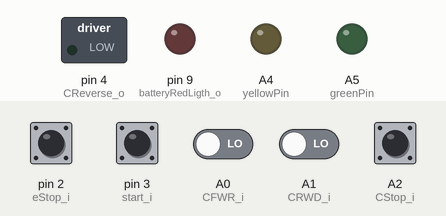
Recording of a program running on a simulated Arduino Uno, built with avr-gcc and run on an emulated ATmega328P. Parts: switched loads named in the program (green lamp = pin HIGH), output pins drawn as LEDs (lit = HIGH). Dashed ring = blinking. The inputs (shaded band) are chosen by the test bench; at power-on: A0 (CFWR_i), A1 (CRWD_i), A2 (CStop_i), pin 2 (eStop_i), pin 3 (start_i) LOW. Pins used as bus, display or sensor lines are not drawn; what the program prints to the serial monitor is not drawn.

Above: at 1.3 s.
1.4 s: pin 3 (start_i) pulled HIGH for 3.2 s
6.1 s: pin 3 (start_i) driven HIGH and A1 (CRWD_i) driven HIGH
At 7.0 s:
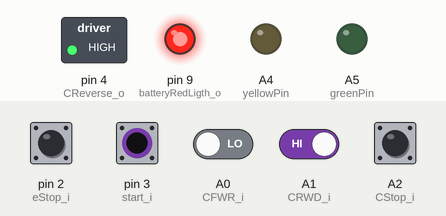
7.6 s: pin 3 (start_i) driven LOW
At 9.0 s:
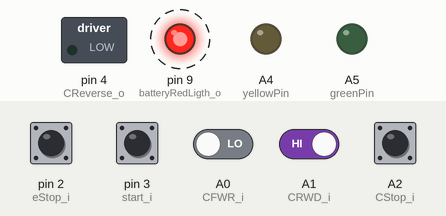
10.6 s: pin 3 (start_i) driven HIGH
At 11.4 s:
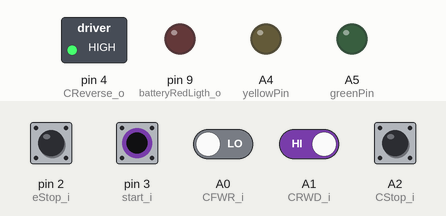
13.1 s: pin 2 (eStop_i) pulled HIGH for 1 s
At 14.2 s:
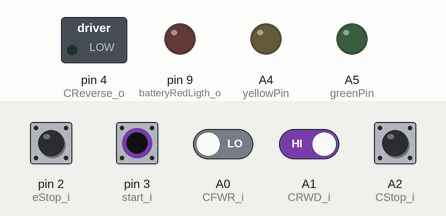
Timing chart, 0 to 16.1 s (numbered marks = the images above; inputs shaded):
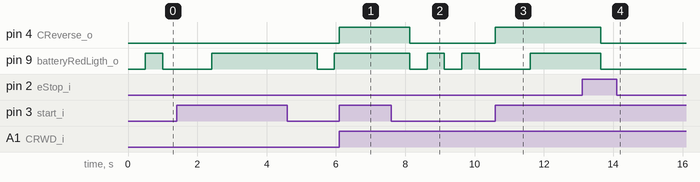

The program:

main.cpp
```cpp
// (licence header left out)
#include "conveyor_state_handler.h"
#include "log_functions.h"

void setup()
{
  setupMain();
  attachInterrupt(CStop_i, ConveyorStateCheck, CHANGE);
  attachInterrupt(CFWR_i, ConveyorStateCheck, CHANGE);
  attachInterrupt(CRWD_i, ConveyorStateCheck, CHANGE);
}

void loop() { Main(); }
```

00_setup_functions.h
```cpp
#ifndef SETUP_FUNCTIONS_H
#define SETUP_FUNCTIONS_H

/********************************************************************************
 * @file        setup_functions.h
 * @author      Juan Carlos Botero
 * @date        04/12/2024
 * @version     2.0.0
 * @brief       Setup function to initialize the system.
 * @license     MIT License
 * @website     https://www.main12.com
 * ******************************************************************************
 */

#if defined(ARDUINO) && ARDUINO >= 100
#include "Arduino.h"
#else
#include "WProgram.h"
#endif
#include "Config.h"
#include <SoftwareSerial.h>
#include <daly-bms-uart.h>

#ifdef Debug_Mode
bool debugMode = true;
#else
bool debugMode = false;
#endif

SoftwareSerial customSerial(rxPin, txPin);
Daly_BMS_UART bms(customSerial);

byte DIGITAL_INPUTS[] = {
    start_i,
    eStop_i,
    CFWR_i,
    CRWD_i,
    CStop_i,
    batteryVoltage_i};

byte DIGITAL_OUTPUTS[] = {
    power_o,
    CSpeed_o,
    CReverse_o,
    batteryState1_o,
    batteryState2_o,
    batteryGreenLigth_o,
    batteryYellowLigth_o,
    batteryRedLigth_o};

void printHeader()
{
    Serial.println();
    Serial.println("===========================================");
    Serial.println("================= MAIN 12 =================");
    Serial.println("========= Multiplo Colombia S.A.S =========");
    Serial.println("===========================================");
    Serial.println();
    Serial.println("Author: Juan C Botero");
    Serial.println("Support: https://main12.com/");
    Serial.print("Version: ");
    Serial.println(version);
    Serial.println();
}

void configureConveyorPins()
{
    for (byte i = 0; i < sizeof(DIGITAL_INPUTS); i++)
    {
        pinMode(DIGITAL_INPUTS[i], INPUT);
    }
    for (byte i = 0; i < sizeof(DIGITAL_OUTPUTS); i++)
    {
        pinMode(DIGITAL_OUTPUTS[i], OUTPUT);
        digitalWrite(DIGITAL_OUTPUTS[i], LOW);
    }
}

void setupMain(int baud = 9600)
{
    Serial.begin(baud);
    while (!Serial)
        ;
    printHeader();
    configureConveyorPins();
    bms.Init();
}

#endif // SETUP_FUNCTIONS_H
```

battery_management.h
```cpp
#ifndef BATTERY_MANAGEMENT_H
#define BATTERY_MANAGEMENT_H

/********************************************************************************
 * @file        battery_management.h
 * @author      Juan Carlos Botero
 * @date        04/12/2024
 * @version     1.0.0
 * @brief       Header file for battery management functions.
 * @license     MIT License
 * @website     https://www.main12.com
 * ******************************************************************************
 */

#include "00_setup_functions.h"
unsigned long batteryPreviousMillis = 0;
int batteryVoltage;

enum BatteryMode
{
  _NORMAL,
  _STAND_BY,
  _CHARGING
};

/**
 * Controls a traffic light by setting the states of its individual LEDs.
 *
 * @param greenState    The state (HIGH/LOW) to set the green LED.
 * @param yellowState   The state (HIGH/LOW) to set the yellow LED.
 * @param redState      The state (HIGH/LOW) to set the red LED.
 * @param greenPin      The pin number of the green LED. Default is batteryGreenLigth_o.
 * @param yellowPin     The pin number of the yellow LED. Default is batteryYellowLigth_o.
 * @param redPin        The pin number of the red LED. Default is batteryRedLigth_o.
 */
void controlTrafficLight(
    byte greenState,
    byte yellowState,
    byte redState,
    byte greenPin = batteryGreenLigth_o,
    byte yellowPin = batteryYellowLigth_o,
    byte redPin = batteryRedLigth_o)
{
  digitalWrite(greenPin, greenState);   // Set the state of the green LED
  digitalWrite(yellowPin, yellowState); // Set the state of the yellow LED
  digitalWrite(redPin, redState);       // Set the state of the red LED
}

/**
 * Updates the traffic light based on the battery voltage level.
 *
 * @param batteryVoltage The voltage level of the battery.
 * @return The input battery voltage.
 */
// updateTrafficLightByVoltage(int batteryVoltage)
int updateTrafficLightByVoltage(int batteryVoltage, BatteryMode mode = _NORMAL)
{
  bool isStandbyMode = (mode == _STAND_BY);
  switch (batteryVoltage)
  {
  case 0 ... 39:
    controlTrafficLight(LOW, LOW, HIGH);
    break;
  case 40 ... 42:

    if (millis() - blinkMillis >= blinkInterval)
    {
      controlTrafficLight(LOW, LOW, !digitalRead(batteryRedLigth_o));
      blinkMillis = millis();
    }

    break;
  case 43 ... 45:
    isStandbyMode ? controlTrafficLight(LOW, LOW, LOW) : controlTrafficLight(LOW, HIGH, LOW);
    break;
  case 46 ... 55:
    isStandbyMode ? controlTrafficLight(LOW, LOW, LOW) : controlTrafficLight(HIGH, LOW, LOW);
    break;
  }
  return batteryVoltage;
}

int standByBatteryCheck(int batteryVoltage)
{
  switch (batteryVoltage)
  {
  case 0 ... 42:
    if (millis() - blinkMillis >= blinkInterval)
    {
      controlTrafficLight(LOW, LOW, !digitalRead(batteryRedLigth_o));
      blinkMillis = millis();
    }
    break;

  case 43 ... 100:
    controlTrafficLight(LOW, LOW, LOW);
    break;
  }
  return batteryVoltage;
}

/**
 * Simulates battery indicator testing by controlling traffic light LEDs.
 *
 * @param greenState  The state (HIGH/LOW) of the green LED.
 * @param yellowState The state (HIGH/LOW) of the yellow LED.
 * @param redState    The state (HIGH/LOW) of the red LED.
 * @param duration    The duration (in milliseconds) to maintain the states.
 */
void simulateBatteryIndicator(byte greenState, byte yellowState, byte redState, int duration)
{
  controlTrafficLight(greenState, yellowState, redState);
  delay(duration);
}
/**
 * Tests the battery indicator by simulating different states.
 */
void testBatteryIndicator()
{
  simulateBatteryIndicator(HIGH, LOW , LOW , 1500);
  simulateBatteryIndicator(LOW , HIGH, LOW , 1500);
  simulateBatteryIndicator(LOW , LOW , HIGH,  500);
  simulateBatteryIndicator(LOW , LOW , LOW ,  500);
  simulateBatteryIndicator(LOW , LOW , HIGH,  500);
  simulateBatteryIndicator(LOW , LOW , LOW ,  500);
  simulateBatteryIndicator(LOW , LOW , HIGH,  500);
  simulateBatteryIndicator(LOW , LOW , LOW ,  500);
}

/**
 * Performs a battery check based on the specified mode.
 *
 * @param mode The mode in which the battery check should be performed. Default is _NORMAL.
 *             Possible values are _NORMAL, _STAND_BY, and _CHARGING.
 *             - _NORMAL: Perform a normal battery check.
 *             - _STAND_BY: Perform a battery check in standby mode.
 *             - _CHARGING: Perform a battery check during charging.
 * @return The result of the battery check.
 */
int performBatteryCheck(BatteryMode mode = _NORMAL)
{
  bool isStandbyMode = (mode == _STAND_BY);
  bool shouldForceBatteryCheck = isStandbyMode ? !batteryForceCheck : batteryForceCheck;
  if (shouldForceBatteryCheck || millis() - batteryPreviousMillis >= batteryCheckInterval)
  {
    bms.update();
    batteryPreviousMillis = millis();
    batteryForceCheck = !isStandbyMode;
    batteryVoltage = bms.get.packVoltage;
  }
  return isStandbyMode ? standByBatteryCheck(batteryVoltage) : updateTrafficLightByVoltage(batteryVoltage);
}
int batteryCheck() { return performBatteryCheck(_NORMAL); }
int batteryCheckStandBy() { return performBatteryCheck(_STAND_BY); }

// int batteryCheck()
// {
//   if (batteryForceCheck || millis() - batteryPreviousMillis >= batteryInterval)
//   {
//     batteryPreviousMillis = millis();
//     batteryForceCheck = false;

//     bms.update();
//     batteryVoltage = bms.get.packVoltage;
//   }
//   return updateTrafficLightByVoltage(batteryVoltage);
// }

// int batteryCheckStandBy()
// {
//   if (!batteryForceCheck || millis() - batteryPreviousMillis >= batteryIntervalStandBy)
//   {
//     batteryPreviousMillis = millis();
//     batteryForceCheck = true;

//     bms.update();
//     batteryVoltage = bms.get.packVoltage;
//   }
//   return standByBatteryCheck(batteryVoltage);
// }
#endif // BATTERY_MANAGEMENT_H
```

conveyor_controller.h
```cpp
#ifndef CONVEYOR_CONTROLLER_H
#define CONVEYOR_CONTROLLER_H

/********************************************************************************
 * @file        conveyor_controller.h
 * @author      Juan Carlos Botero
 * @date        08/08/2020
 * @version     2.4.0
 * @brief       Header file for controlling the conveyor belt system.
 * @license     MIT License
 * @website     https://www.main12.com
 * ******************************************************************************
 */

#include "00_setup_functions.h"
byte elevationState = 0;
byte brakesState = 0;

// ================================= FUNCIONES ==================================

void ConveyorControl(float ref)
{
  float Tau = ts / 5;
  float delta = 0.01;
  u_apri = u_apos;
  u_apos = (ref - u_apri) * delta / Tau + u_apri;
  u_apri = u_apos;
  if (u_apos < 0)
  {
    ReversState = true;
    // dacWrite(CSpeed_o, abs(ceil(-u_apos)));
    analogWrite(CSpeed_o, abs(ceil(-u_apos)));
  }
  else
  {
    ReversState = false;
    // dacWrite(CSpeed_o, abs(ceil(u_apos)));
    analogWrite(CSpeed_o, abs(ceil(u_apos)));
  }
  digitalWrite(CReverse_o, ReversState);
  delay(delta * 1000);
}

// const float time_step = 5;
// const float VelMin = 75; // 75
// const float VelMax = 160;
// float current_control_signal = VelMin;
// float previous_control_signal = VelMin;
// bool is_reversed;

// void ConveyorControl(float reference_speed)
// {
//   float Tau = time_step / 5;                                                                                    // Set the time constant (Tau) for the control system
//   float delta = 0.01;                                                                                           // Set the time increment for the control calculation
//   float previous_control_signal = current_control_signal;                                                       // Store the previous control signal value
//   current_control_signal = (reference_speed - previous_control_signal) * delta / Tau + previous_control_signal; // Calculate the new control signal using a first-order system approximation
//   previous_control_signal = current_control_signal;                                                             // Store the current control signal for future reference
//   bool is_reversed = (current_control_signal < 0);                                                              // Determine the direction of rotation based on the control signal
//   analogWrite(CSpeed_o, abs(ceil(current_control_signal)));                                    // Set the motor speed based on the absolute value of the control signal
//   digitalWrite(CReverse_o, is_reversed);                                                       // Set the motor direction based on the direction of rotation
//   delay(delta * 1000);
// }

void brakes()
{
  switch (brakesState)
  {
  case 0: // OFF
    brakesState = 0;
    break;
  case 1: // ON
    brakesState = 0;
    break;
  default:
    brakesState = 0;
    break;
  }
}

void dualWrite(byte pin1, byte pin2, byte S1, byte S2)
{
  digitalWrite(pin1, S1);
  digitalWrite(pin2, S2);
}

void elevation()
{
  switch (elevationState)
  {
  case 0: // STAND_BY
    dualWrite(up_o, down_o, LOW, LOW);
    elevationState = digitalRead(swUp_i) ? 1 : digitalRead(swDown_i) ? 2
                                                                     : 0;
    break;
  case 1: // UP
    dualWrite(up_o, down_o, HIGH, LOW);
    elevationState = (digitalRead(limitUp_i) || !digitalRead(swUp_i)) ? 0 : 1;
    break;
  case 2: // DOWN
    dualWrite(up_o, down_o, LOW, HIGH);
    elevationState = (digitalRead(limitDown_i) || !digitalRead(swDown_i)) ? 0 : 2;
    break;
  default:
    elevationState = 0;
    break;
  }
}

void illumination()
{
  dualWrite(beacon_o, reflector_o, digitalRead(swBeacon_i), digitalRead(swReflector_i));
}


#endif // CONVEYOR_CONTROLLER_H
```

conveyor_state_handler.h
```cpp
#ifndef CONVEYOR_STATE_HANDLER_H
#define CONVEYOR_STATE_HANDLER_H

/********************************************************************************
 * @file        conveyor_state_handler.h
 * @author      Juan Carlos Botero
 * @date        04/12/2024
 * @version     2.0.0
 * @brief       Header file for generationg log documentation of the execution.
 * @license     MIT License
 * @website     https://www.main12.com
 * ******************************************************************************
 */

#include "conveyor_controller.h"
#include "battery_management.h"

enum MainFSMState
{
    STAND_BY = 0,  // main FSM state 1
    OPERATION = 1, // main FSM state 2
    CHARGING = 2,  // main FSM state 3
    E_STOP = 3,    // main FSM state 4
    SLEEP = 4      // main FSM state 5
};

enum ConveyorFSMState
{
    STOP = 0, // Operational state Stop
    FWR = 1,  // Operational state Forward
    BWR = 2   // Operational state Backward
};

MainFSMState currentState = STAND_BY;
MainFSMState previousState = STAND_BY;
ConveyorFSMState currentConveyorState = STOP;
ConveyorFSMState previousConveyorState = STOP;

int getConveyorState() { return currentConveyorState; }
int getGeneralState() { return currentState; }

void ConveyorStateCheck()
{
    if (digitalRead(CStop_i))
    {
        // dacWrite(CSpeed_o, ceil(VelMin));
        // analogWrite(CSpeed_o, ceil(VelMin));
        waitMillis = millis();
        currentConveyorState = STOP;
    }
    else if (digitalRead(CFWR_i))
    {
        waitMillis = millis();
        currentConveyorState = FWR;
    }

    else if (digitalRead(CRWD_i))
    {
        waitMillis = millis();
        currentConveyorState = BWR;
    }
}

int setConveyorState(byte cState)
{
    switch (cState)
    {
    case STOP:
        analogWrite(CSpeed_o, VelMin);
        digitalWrite(CReverse_o, LOW);
        break;

    case FWR:
        analogWrite(CSpeed_o, VelMax);
        digitalWrite(CReverse_o, LOW);
        break;

    case BWR:
        analogWrite(CSpeed_o, VelMax);
        digitalWrite(CReverse_o, HIGH);
        break;
    default:
        break;
    }
    return currentConveyorState;
}

int StandBy()
{
    digitalWrite(power_o, LOW);
    analogWrite(CSpeed_o, LOW);
    digitalWrite(CReverse_o, LOW);
    batteryCheckStandBy();
    currentConveyorState = STOP;

    currentState = (digitalRead(start_i) && !digitalRead(eStop_i)) ? OPERATION
                                                                   : STAND_BY;
    waitMillis = (currentState == OPERATION) ? millis()
                 : !digitalRead(start_i)     ? 0
                                             : waitMillis;
    return currentState;
}

int Operation()
{
    digitalWrite(power_o, HIGH);
    ConveyorStateCheck();
    setConveyorState(currentConveyorState);
    batteryCheck();
    // elevation();
    // illumination();

    return currentState = (digitalRead(eStop_i))               ? E_STOP
                          : (!digitalRead(start_i))            ? STAND_BY
                          : (millis() - waitMillis > waitTime) ? SLEEP
                                                               : OPERATION;
}

int Charging()
{
    digitalWrite(power_o, LOW);
    batteryCheck();
    return currentState = !digitalRead(charger_i) ? STAND_BY : CHARGING;
}

int EStop()
{
    digitalWrite(power_o, LOW);
    analogWrite(CSpeed_o, LOW);
    digitalWrite(CReverse_o, LOW);

    for (byte i = 0; i < sizeof(DIGITAL_OUTPUTS); i++)
    {
        pinMode(DIGITAL_OUTPUTS[i], OUTPUT);
        digitalWrite(DIGITAL_OUTPUTS[i], LOW);
    }

    return currentState = (!digitalRead(start_i) && !digitalRead(eStop_i)) ? STAND_BY
                                                                           : E_STOP;
}

int Sleep()
{
    digitalWrite(power_o, LOW);
    analogWrite(CSpeed_o, VelMin);
    digitalWrite(CReverse_o, LOW);
    batteryCheckStandBy();
    currentConveyorState = STOP;
    return currentState = (!digitalRead(start_i) && !digitalRead(eStop_i)) ? STAND_BY
                                                                           : E_STOP;
}

int UndefinedState()
{
    Serial.println("Undefined state");
    return currentState = STAND_BY;
}

int Main()
{
    switch (currentState)
    {
    case STAND_BY:
        return StandBy();
    case OPERATION:
        return Operation();
    case CHARGING:
        return Charging();
    case E_STOP:
        return EStop();
    case SLEEP:
        return Sleep();
    default:
        return UndefinedState();
    }
}

#endif
```

Source omitted: log_functions.h (3533 bytes), Config.h (5109 bytes)

Measured:
- after the input at 6.1 s, pin 4 (CReverse_o): LOW → HIGH at once; pin 9 (batteryRedLigth_o): stays HIGH (without the input it goes to LOW after 0.35 s)
- after the input at 7.6 s, pin 4 (CReverse_o): HIGH → LOW after 0.53 s; pin 9 (batteryRedLigth_o): alternates HIGH for 0.50 s and LOW for 0.50 s, starting after 0.53 s
- after the input at 10.6 s, pin 4 (CReverse_o): LOW → HIGH at once
- after the input at 13.1 s, pin 4 (CReverse_o), pin 9 (batteryRedLigth_o): HIGH → LOW after 0.54 s
